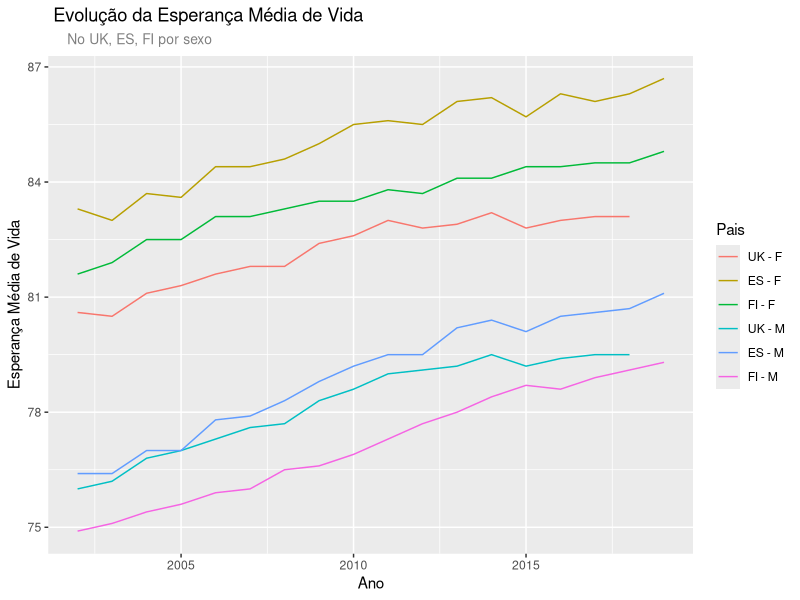

The R script that drew this image:
library("openxlsx")
library("ggplot2")
library("dplyr")
library("reshape2")
library("stringr")

paises <- c("UK - Reino Unido", "ES - Espanha", "FI - Finlândia")
paisesProcessados<- unlist(lapply(paises, str_replace_all," ","."))

# Ler e processar dados das Homens
dadosHomens <- read.xlsx("./Ex02/EsperancaVida.xlsx",
    rows = c(9:70), cols = c(1,36:69))  %>%  select( (paisesProcessados) | X1) %>% 
  filter(X1 %in% 2002:2019)
colnames(dadosHomens) <- c("UK - M", "ES - M", "FI - M", "Ano")
dadosHomens <- melt(dadosHomens,id = c("Ano"))

# Ler e processar dados das Mulheres
dadosMulheres <- read.xlsx("./Ex02/EsperancaVida.xlsx",
  rows = c(9:70), cols = c(1,70:104)) %>%  select((paisesProcessados) | X1) %>% 
  filter(X1 %in% 2002:2019)
colnames(dadosMulheres) <- c("UK - F", "ES - F", "FI - F", "Ano")
dadosMulheres <- melt(dadosMulheres,id = c("Ano"))

# Retirar dados inexistentes
dadosTotais <- rbind(dadosMulheres, dadosHomens) %>% filter(value != 0)
colnames(dadosTotais)<-c("Ano", "Pais", "EMV")

# Gráfico
ggplot(dadosTotais, aes(x = Ano, y = EMV, color= Pais)) +
  geom_line() +
  labs(title=" Evolução da Esperança Média de Vida", subtitle = " No UK, ES, FI por sexo") + ylab("Esperança Média de Vida")+ 
  theme(plot.subtitle=element_text(size=10, hjust=0.03, color="#808080"))